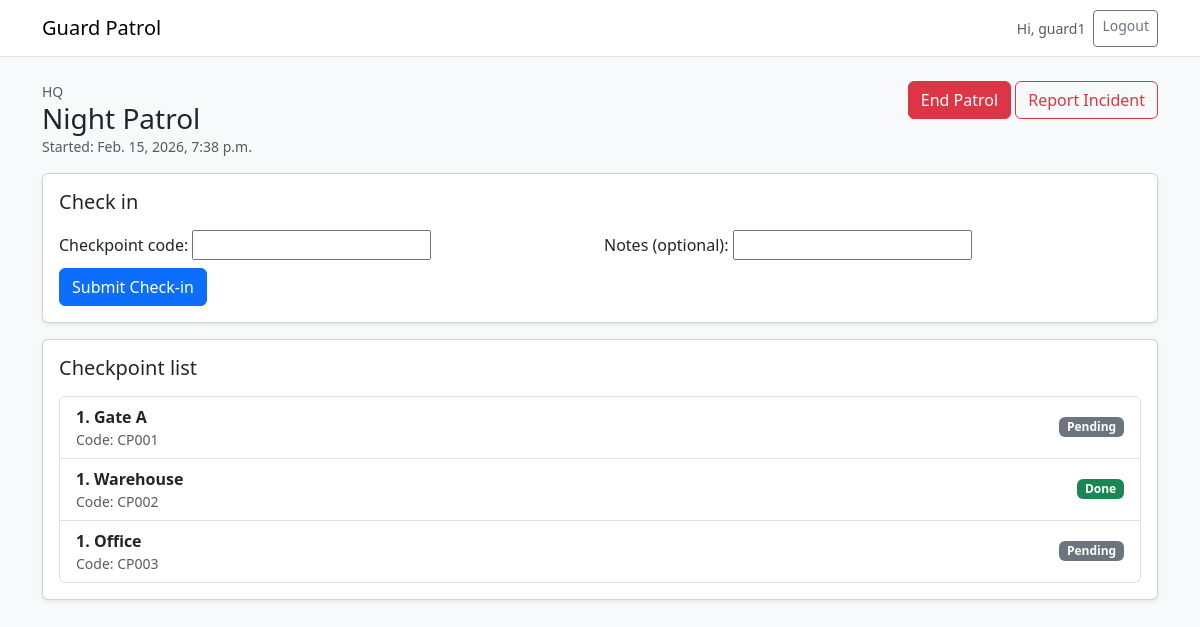
Screenshot of /guard/patrol/2/ (signed in) with the database file from the repository.
### accounts/models.py (models this page shows, shortened)
class User(AbstractUser):
    class Role(models.TextChoices):
        ADMIN = "ADMIN", "Admin"
        SUPERVISOR = "SUPERVISOR", "Supervisor"
        GUARD = "GUARD", "Guard"
    role = models.CharField(
        max_length=20,
        choices=Role.choices,
        default=Role.GUARD
    )
    def is_guard(self) -> bool:
        return self.role == self.Role.GUARD

### patrols/models.py (models this page shows, shortened)
class PatrolSession(models.Model):
    class Status(models.TextChoices):
        ACTIVE = "ACTIVE", "Active"
        COMPLETED = "COMPLETED", "Completed"
        FLAGGED = "FLAGGED", "Flagged"
    guard = models.ForeignKey(User, on_delete=models.CASCADE, related_name="patrol_sessions")
    route = models.ForeignKey(Route, on_delete=models.CASCADE, related_name="patrol_sessions")
    shift = models.ForeignKey(Shift, on_delete=models.SET_NULL, null=True, blank=True)
    started_at = models.DateTimeField(default=timezone.now)
    ended_at = models.DateTimeField(null=True, blank=True)
    status = models.CharField(max_length=20, choices=Status.choices, default=Status.ACTIVE)

class Route(models.Model):
    site = models.ForeignKey(Site, on_delete=models.CASCADE, related_name="routes")
    name = models.CharField(max_length=120)
    expected_duration_minutes = models.PositiveIntegerField(default=60)
    is_active = models.BooleanField(default=True)

class Site(models.Model):
    name = models.CharField(max_length=120)
    address = models.CharField(max_length=255, blank=True)
    is_active = models.BooleanField(default=True)

class Checkpoint(models.Model):
    route = models.ForeignKey(Route, on_delete=models.CASCADE, related_name="checkpoints")
    name = models.CharField(max_length=120)
    code = models.CharField(max_length=32, unique=True)  # for manual entry now (QR later)
    order_index = models.PositiveIntegerField(default=1)
    class Meta:
        ordering = ["order_index", "id"]

### patrols/views.py (the view, shortened to what this page needs)
# urls.py: path("guard/patrol/<int:session_id>/", views.patrol_checkin, name="patrol_checkin"),
@login_required
@guard_required
def patrol_checkin(request, session_id):
    session = get_object_or_404(PatrolSession, id=session_id, guard=request.user)
    if session.status != PatrolSession.Status.ACTIVE:
        return redirect("patrol_summary", session_id=session.id)
    form = CheckInForm(request.POST or None)
    checkpoints = session.route.checkpoints.all()
    checked_ids = set(session.checkins.values_list("checkpoint_id", flat=True))
    return render(
        request,
        "patrols/patrol_checkin.html",
        {
            "session": session,
            "form": form,
            "checkpoints": checkpoints,
            "checked_ids": checked_ids,
        },
    )

### patrols/forms.py
class CheckInForm(forms.Form):
    code = forms.CharField(max_length=32, label="Checkpoint code")
    notes = forms.CharField(max_length=255, required=False, label="Notes (optional)")

### templates/patrols/patrol_checkin.html (shortened to what this page needs)
{% extends "base.html" %}
{% block content %}
<div class="d-flex justify-content-between align-items-start mb-3">
  <div>
    <div class="small text-muted">{{ session.route.site.name }}</div>
    <h3 class="mb-0">{{ session.route.name }}</h3>
    <div class="text-muted small">Started: {{ session.started_at }}</div>
  </div>
  <div class="gap-2">
    <a class="btn btn-danger" href="{% url 'end_patrol' session.id %}">End Patrol</a>
    <a class="btn btn-outline-danger" href="{% url 'create_incident' session.id %}">Report Incident</a>
  </div>
</div>
<div class="card shadow-sm mb-3">
  <div class="card-body">
    <h5 class="mb-3">Check in</h5>
    <form method="post" class="row g-2">
      <div class="col-md-6">{{ form.code.label_tag }} {{ form.code }}</div>
      <div class="col-md-6">{{ form.notes.label_tag }} {{ form.notes }}</div>
      <div class="col-12">
        <button class="btn btn-primary">Submit Check-in</button>
      </div>
    </form>
  </div>
</div>
<div class="card shadow-sm">
  <div class="card-body">
    <h5 class="mb-3">Checkpoint list</h5>
    <ul class="list-group">
      {% for cp in checkpoints %}
        <li class="list-group-item d-flex justify-content-between align-items-center">
          <div>
            <div class="fw-semibold">{{ cp.order_index }}. {{ cp.name }}</div>
            <div class="small text-muted">Code: {{ cp.code }}</div>
          </div>
          {% if cp.id in checked_ids %}
            <span class="badge bg-success">Done</span>
          {% else %}
            <span class="badge bg-secondary">Pending</span>
          {% endif %}
        </li>
      {% endfor %}
    </ul>
  </div>
</div>
{% endblock %}

### templates/base.html (shortened to what this page needs)
<!DOCTYPE html>
<html>
<head>
  <link href="https://cdn.jsdelivr.net/npm/bootstrap@5.3.3/dist/css/bootstrap.min.css" rel="stylesheet">
</head>
<body class="bg-light">
<nav class="navbar navbar-expand-lg bg-white border-bottom">
  <div class="container">
    <a class="navbar-brand" href="/">Guard Patrol</a>
    <div class="ms-auto d-flex gap-2">
      {% if user.is_authenticated %}
        <span class="navbar-text small">Hi, {{ user.username }}</span>
        <a class="btn btn-outline-secondary btn-sm" href="{% url 'logout' %}">Logout</a>
      {% else %}
        <a class="btn btn-primary btn-sm" href="{% url 'login' %}">Login</a>
      {% endif %}
    </div>
  </div>
</nav>
<div class="container py-4">
  {% block content %}{% endblock %}
</div>
</body>
</html>

### rows the page displays
User: username "guard1"
PatrolSession: route.site.name "HQ", route.name "Night Patrol", started_at "Feb. 15, 2026, 7:38 p.m."
Checkpoint: order_index "1", name "Gate A", code "CP001", shows "Pending"
Checkpoint: order_index "1", name "Warehouse", code "CP002", shows "Done"
Checkpoint: order_index "1", name "Office", code "CP003", shows "Pending"
